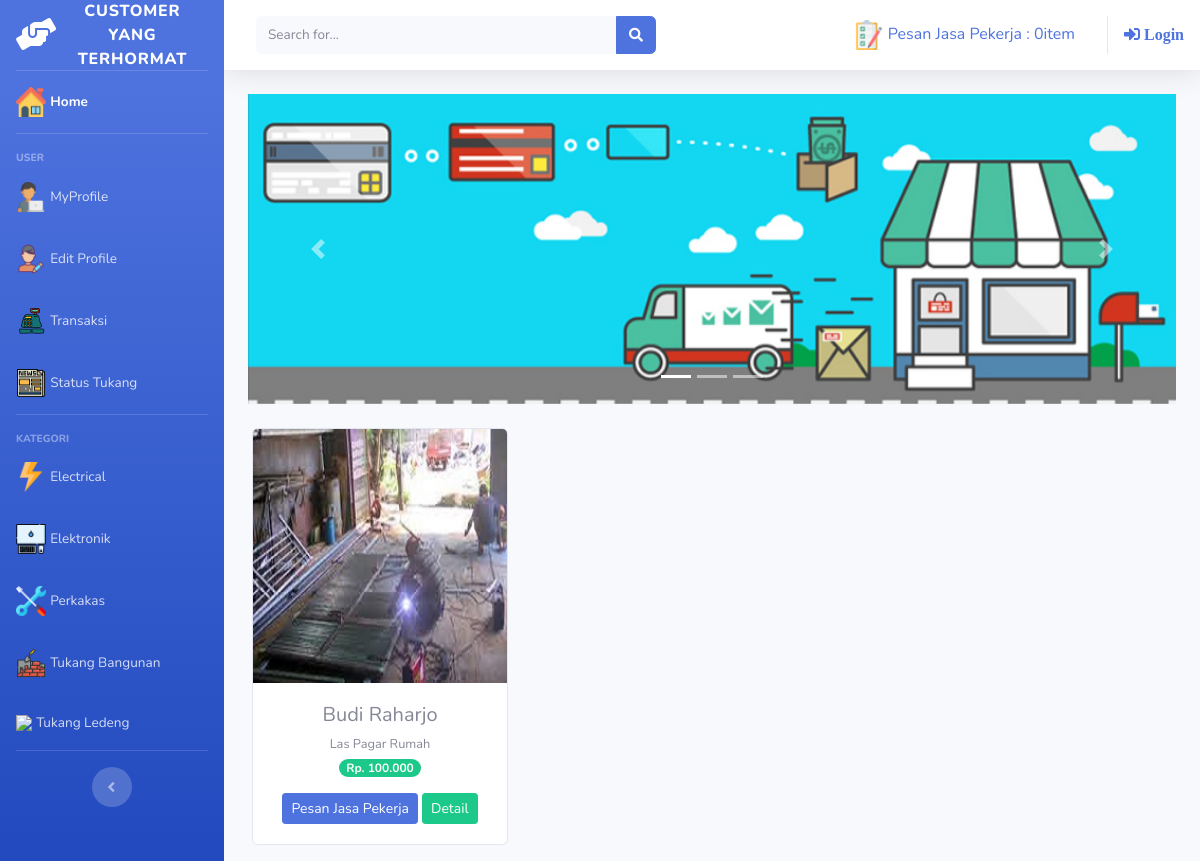
The app's page /index.php/kategori/perkakas with its own data.
### tables this page shows
CREATE TABLE `tb_jasa` (
  `id_tkg` int(11) NOT NULL,
  `nama_tkg` varchar(60) NOT NULL,
  `tempat_tgl_lahir` varchar(128) NOT NULL,
  `alamat` varchar(225) DEFAULT NULL,
  `no_telp` varchar(13) DEFAULT NULL,
  `agama` varchar(15) DEFAULT NULL,
  `jk` enum('L','P') DEFAULT NULL,
  `pendidikan` varchar(15) DEFAULT NULL,
  `umur` int(3) NOT NULL,
  `keahlian` varchar(60) NOT NULL,
  `kategori` varchar(60) NOT NULL,
  `harga_tkg` int(11) NOT NULL,
  `gambar` text NOT NULL,
  `no_ktp` text DEFAULT NULL,
  `email` varchar(128) DEFAULT NULL,
  `status` varchar(50) NOT NULL
);

### application/controllers/kategori.php (called while the page is built, shortened)
<?php
class Kategori extends CI_Controller
{
	public function perkakas()
	{
		$data['perkakas'] = $this->model_kategori->data_perkakas()->result();
		$this->load->view('templates/header');
		$this->load->view('templates/sidebar');
		$this->load->view('perkakas', $data);
		$this->load->view('templates/footer');
	}
}

### index.php (called while the page is built, shortened)
<?php
require_once BASEPATH.'core/CodeIgniter.php';

### application/models/model_kategori.php (called while the page is built, shortened)
<?php
class Model_kategori extends CI_Model
{
	public function data_perkakas()
	{
		return $this->db->get_where("tb_jasa", array('kategori' => 'perkakas'));
	}
}

### application/views/perkakas.php (the view, shortened to what this page needs)
<div class="container-fluid">
    <div id="carouselExampleIndicators" class="carousel slide" data-ride="carousel">
        <ol class="carousel-indicators">
            <li data-target="#carouselExampleIndicators" data-slide-to="0" class="active"></li>
            <li data-target="#carouselExampleIndicators" data-slide-to="1"></li>
            <li data-target="#carouselExampleIndicators" data-slide-to="2"></li>
        </ol>
        <div class="carousel-inner">
            <div class="carousel-item active">
                <img src="<?php echo base_url('assets\img\slider1.jpg') ?>" class="d-block w-100" alt="...">
            </div>
        </div>
        <a class="carousel-control-prev" href="#carouselExampleIndicators" role="button" data-slide="prev">
            <span class="carousel-control-prev-icon" aria-hidden="true"></span>
        </a>
        <a class="carousel-control-next" href="#carouselExampleIndicators" role="button" data-slide="next">
            <span class="carousel-control-next-icon" aria-hidden="true"></span>
        </a>
    </div>
    <div class="row text-center mt-4">
        <?php foreach ($perkakas as $js) : ?>
            <div class="card ml-3 mb-3" style="width: 16rem;">
                <img src="<?php echo base_url() . '/uploads/' . $js->gambar ?>" class="card-img-top" alt="...">
                <div class="card-body">
                    <h5 class="card-title mb-1"><?php echo $js->nama_tkg ?></h5>
                    <small><?php echo $js->keahlian ?></small><br>
                    <span class="badge badge-pill badge-success mb-3">Rp. <?php echo number_format($js->harga_tkg, 0, ',', '.') ?></span>
                    <?php echo anchor('dashboard/tambah_ke_pesan/' . $js->id_tkg, '<div class="btn btn-primary btn-sm">Pesan Jasa Pekerja</div>') ?>
                    <?php echo anchor('dashboard/detailnya/' . $js->id_tkg, '<div class="btn btn-success btn-sm">Detail</div>')  ?>
                </div>
            </div>
        <?php endforeach; ?>
    </div>
</div>

### records on screen
tb_jasa: gambar (picture), nama_tkg "Budi Raharjo", keahlian "Las Pagar Rumah", harga_tkg "100.000", id_tkg "Pesan Jasa Pekerja", id_tkg "Detail"

### other values on screen
anchor('dashboard/detail_pesan', $keranjang) "Pesan Jasa Pekerja : 0item"
anchor('auth/login', '<i class="fas fa-sign-in-alt"> Login </i>') "Login"
